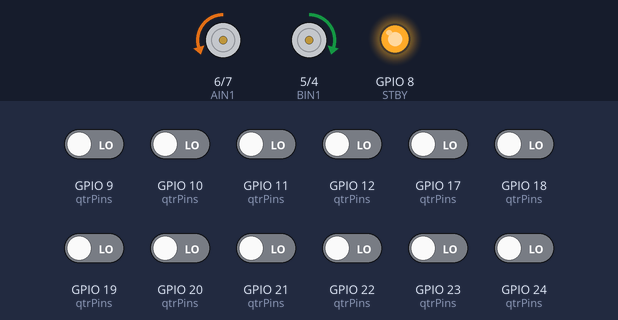
A sketch run on a simulated ESP32-S3. On the bench: motor-driver pin pairs drawn as motors (green arrow = first pin HIGH = forward, orange = second pin HIGH = backward, longer = more drive, scaled by the enable pin, stopped while the standby pin is LOW), output pins drawn as LEDs (lit = HIGH). The test bench sets the inputs (shaded band); at power-on: GPIO 9 (qtrPins), GPIO 10 (qtrPins), GPIO 11 (qtrPins), GPIO 12 (qtrPins), GPIO 17 (qtrPins), GPIO 18 (qtrPins), GPIO 19 (qtrPins), GPIO 20 (qtrPins), GPIO 21 (qtrPins), GPIO 22 (qtrPins), GPIO 23 (qtrPins), GPIO 24 (qtrPins) LOW. What the sketch prints to the serial monitor is not drawn.

Above: at 4.5 s.
At 7.2 s:
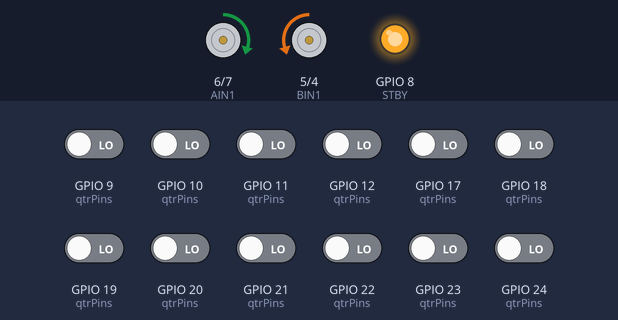
At 8.6 s:
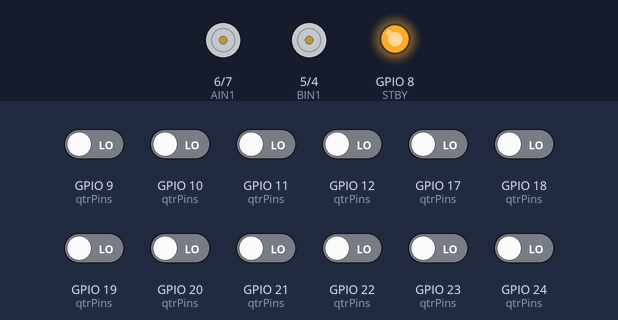
Timing chart, 0 to 10.1 s (numbered marks = the images above):
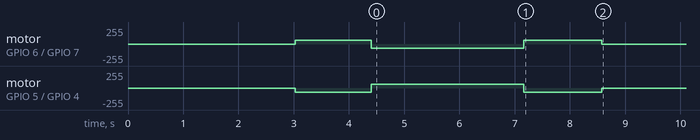

Measured:
- by itself, motor on GPIO 6 (AIN1) / GPIO 7 (AIN2): stopped → forward 60/255 at 3.0 s, → backward 60/255 1.4 s later, → forward 60/255 2.8 s later, → stopped 1.4 s later
- by itself, motor on GPIO 5 (BIN1) / GPIO 4 (BIN2): stopped → backward 60/255 at 3.0 s, → forward 60/255 1.4 s later, → backward 60/255 2.8 s later, → stopped 1.4 s later

The sketch:

basekodeESP32.ino
```cpp
#define AIN1 6
#define AIN2 7
#define BIN1 5
#define BIN2 4

#define STBY 8

#define PWM_FREQ 20000
#define PWM_RES  8
#define PWMA 2
#define PWMB 3

#include <QTRSensors.h>

QTRSensors qtr;

const uint8_t SensorCount = 12;
uint8_t qtrPins[SensorCount] = {9,10,24, 23, 22, 21, 20, 19, 18, 17,11,12};

uint16_t sensorValues[SensorCount];
uint16_t whiteRefValues[SensorCount];


float error = 0;
float last_error = 0;

int lastSide = 1;

int sensorSum = 0;


void setup() {

  Serial.begin(115200);
  pinMode(AIN1, OUTPUT);
  pinMode(AIN2, OUTPUT);

  pinMode(BIN1, OUTPUT);
  pinMode(BIN2, OUTPUT);
  pinMode(STBY, OUTPUT);

  digitalWrite(STBY, HIGH);

  // Take the motor driver out of standby

  ledcSetup(PWMA,  PWM_FREQ, PWM_RES);
  ledcSetup(PWMB, PWM_FREQ, PWM_RES);

  ledcAttachPin(PWMA, PWMA);
  ledcAttachPin(PWMB, PWMB);

  qtr.setTypeRC();
  qtr.setSensorPins(qtrPins, SensorCount);

  delay(3000);
  Serial.println("Calibrating...");

  for (uint8_t i = 0; i < SensorCount; i++) {
    whiteRefValues[i] = 2500;
  }

  // Calibrate
  for (uint16_t i = 0; i < 200; i++) {
    qtr.calibrate();
    if (i < 50) {
      moveMotor(AIN1, AIN2, PWMA, 60);
      moveMotor(BIN1, BIN2, PWMB, -60);
    } else if (i < 150) {
      moveMotor(AIN1, AIN2, PWMA, -60);
      moveMotor(BIN1, BIN2, PWMB, 60);
    } else {
      moveMotor(AIN1, AIN2, PWMA, 60);
      moveMotor(BIN1, BIN2, PWMB, -60);
    }
    qtr.read(sensorValues);
    for (uint8_t i = 0; i < SensorCount; i++) {
      if (sensorValues[i] <= whiteRefValues[i] ) {
        whiteRefValues[i] = sensorValues[i];
      }
    }
  }


  Serial.println("Calibration complete.");

}

void loop() {
  qtr.read(sensorValues);

  // Print sensor readings with white noise offset
  for (uint8_t i = 0; i < SensorCount; i++) {
  Serial.print(sensorValues[i]-whiteRefValues[i]);
  Serial.print(" - ");
  }
  Serial.println();

  delay(50);

  //lager en array med 1 som representerer linje og 0 ingenting
  int changeTol = 50;
  int binValues[SensorCount];
  for (uint8_t i = 0; i < SensorCount; i++) {
    if (sensorValues[i] - whiteRefValues[i] > changeTol) {
      binValues[i] = 1;   // line
      Serial.print(1);
    } else {
      binValues[i] = 0;   // backgroun
      Serial.print(0);
    }
    Serial.print(" - ");
  }
  Serial.println();

  long weightedSum = 0;
  long sum = 0;

  for (uint8_t i = 0; i < SensorCount; i++) {
    weightedSum += (long)binValues[i] * (i + 1);
    sum += binValues[i];
  }

  // posisjon mellom 0 .. 12
  float pos = (float)weightedSum / sum;

  int rightSpeed = 0;
  int leftSpeed = 0;
  moveMotor(AIN1, AIN2, PWMA, rightSpeed);
  moveMotor(BIN1, BIN2, PWMB, leftSpeed);
}


void moveMotor(int in1, int in2, int pwm, int speed) {
  if (speed > 0) {
    digitalWrite(in1, HIGH);
    digitalWrite(in2, LOW);
    ledcWrite(pwm, speed);
  } else if (speed < 0) {
    digitalWrite(in1, LOW);
    digitalWrite(in2, HIGH);
    ledcWrite(pwm, -speed);
  } else {
    // Stop motor
    digitalWrite(in1, LOW);
    digitalWrite(in2, LOW);
    ledcWrite(pwm, 0);
  }
}
```

PID.ino
```cpp

```
